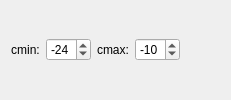
          <widget class="QWidget" name="tab_11">
           <attribute name="title">
            <string>plot : cmap_px</string>
           </attribute>
           <layout class="QVBoxLayout" name="verticalLayout_175">
            <item>
             <layout class="QHBoxLayout" name="horizontalLayout_105">
              <item>
               <widget class="QLabel" name="label_191">
                <property name="maximumSize">
                 <size>
                  <width>45</width>
                  <height>16777215</height>
                 </size>
                </property>
                <property name="text">
                 <string>cmin:</string>
                </property>
                <property name="alignment">
                 <set>Qt::AlignCenter</set>
                </property>
               </widget>
              </item>
              <item>
               <widget class="QSpinBox" name="spinBox_cmap_px_cmin">
                <property name="maximumSize">
                 <size>
                  <width>57</width>
                  <height>16777215</height>
                 </size>
                </property>
                <property name="minimum">
                 <number>-60</number>
                </property>
                <property name="maximum">
                 <number>0</number>
                </property>
                <property name="value">
                 <number>-24</number>
                </property>
               </widget>
              </item>
              <item>
               <widget class="QLabel" name="label_192">
                <property name="maximumSize">
                 <size>
                  <width>45</width>
                  <height>16777215</height>
                 </size>
                </property>
                <property name="text">
                 <string>cmax:</string>
                </property>
                <property name="alignment">
                 <set>Qt::AlignCenter</set>
                </property>
               </widget>
              </item>
              <item>
               <widget class="QSpinBox" name="spinBox_cmap_px_cmax">
                <property name="maximumSize">
                 <size>
                  <width>57</width>
                  <height>16777215</height>
                 </size>
                </property>
                <property name="minimum">
                 <number>-60</number>
                </property>
                <property name="maximum">
                 <number>0</number>
                </property>
                <property name="value">
                 <number>-10</number>
                </property>
               </widget>
              </item>
              <item>
               <spacer name="horizontalSpacer_76">
                <property name="orientation">
                 <enum>Qt::Horizontal</enum>
                </property>
                <property name="sizeHint" stdset="0">
                 <size>
                  <width>40</width>
                  <height>20</height>
                 </size>
                </property>
               </spacer>
              </item>
             </layout>
            </item>
           </layout>
          </widget>
